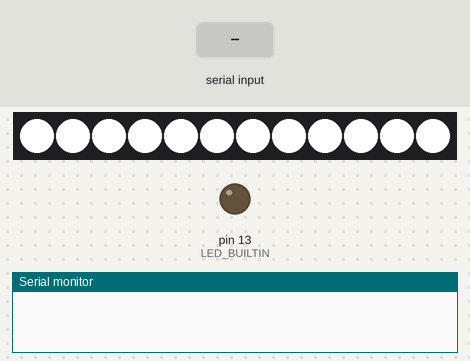
A sketch run on a simulated Arduino Leonardo, built with avr-gcc and run on an emulated ATmega32U4. Parts: 12 RGB LEDs in strip order, left to right, output pins drawn as LEDs (lit = HIGH), the last lines printed to the serial monitor. Inputs (shaded band) come from the test bench. EEPROM starts erased.

Above: at 1.2 s.
1.3 s: "c \n" received over Serial
At 3.1 s:
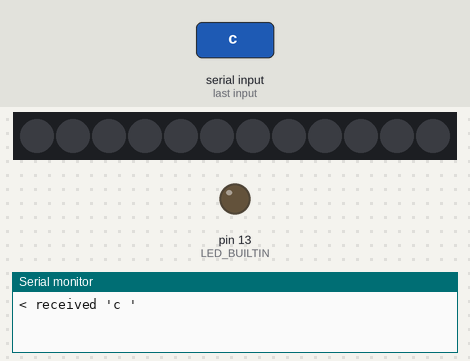
3.5 s: "v1\n" received over Serial
5.0 s: "h\n" received over Serial
Timing chart, 0 to 8.0 s (numbered marks = the images above; inputs shaded):
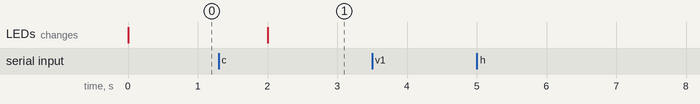

Measured:
- after the input at 1.3 s, the LEDs: change after 0.71 s (image 1)

The sketch:

arduino-led-control.ino
```cpp
/*
   Control LED strip over serial port \w save data to EEPROM.
   See `usageText` (`printUsage` fn) for more detail.
   (based on Keith Lord example sketch)

   @author: qbbr
*/

#include <EEPROM.h>

#define REDUCED_MODES // sketch too big for Arduino Leonardo flash, so invoke reduced modes
#include <WS2812FX.h>

#define LED_COUNT 12
#define LED_PIN 6
#define MAX_NUM_CHARS 16 // maximum number of characters read from the Serial Monitor


#define VOLUME_SAMPLES 20
#define VOLUME_MIN 550
#define VOLUME_MAX 650
#define VOLUME_BRIGHTNESS_MIN 50
#define VOLUME_BRIGHTNESS_MAX 255
#define LEVEL_AMOUNT 20
#define LEVEL_SMOOTH_MODE false

// Parameter 1 = number of pixels in strip
// Parameter 2 = Arduino pin number (most are valid)
// Parameter 3 = pixel type flags, add together as needed:
//   NEO_KHZ800  800 KHz bitstream (most NeoPixel products w/WS2812 LEDs)
//   NEO_KHZ400  400 KHz (classic 'v1' (not v2) FLORA pixels, WS2811 drivers)
//   NEO_GRB     Pixels are wired for GRB bitstream (most NeoPixel products)
//   NEO_RGB     Pixels are wired for RGB bitstream (v1 FLORA pixels, not v2)
//   NEO_RGBW    Pixels are wired for RGBW bitstream (NeoPixel RGBW products)
WS2812FX ws2812fx = WS2812FX(LED_COUNT, LED_PIN, NEO_GRB + NEO_KHZ800);

char cmd[MAX_NUM_CHARS];      // char[] to store incoming serial commands
boolean cmdComplete = false;  // whether the command string is complete

// EEPROM addresses
#define ADDRESS_COLOR_RED 0
#define ADDRESS_COLOR_GREEN 1
#define ADDRESS_COLOR_BLUE 2
#define ADDRESS_MODE 3
#define ADDRESS_BRIGHTNESS 4
#define ADDRESS_SPEED 5 // for int, must be at end

byte currentRedColor; // 0 - 255
byte currentGreenColor;
byte currentBlueColor;
byte currentMode;
byte currentBrightness;
int currentSpeed; // 10 - 65535


void setup() {
  Serial.begin(115200);

  //printAllEEPROM();

  // color
  EEPROM.get(ADDRESS_COLOR_RED, currentRedColor);
  EEPROM.get(ADDRESS_COLOR_GREEN, currentGreenColor);
  EEPROM.get(ADDRESS_COLOR_BLUE, currentBlueColor);

  // mode
  currentMode = EEPROM.read(ADDRESS_MODE);

  if (255 == currentMode) {
    currentMode = FX_MODE_STATIC; // by default
  }

  // brightness
  currentBrightness = EEPROM.read(ADDRESS_BRIGHTNESS);

  // speed
  EEPROM.get(ADDRESS_SPEED, currentSpeed);
  if (currentSpeed < 10) {
    currentSpeed = 1000;
  }


  // init led
  ws2812fx.init();
  ws2812fx.setBrightness(currentBrightness);
  ws2812fx.setSpeed(currentSpeed);
  ws2812fx.setColor(currentRedColor, currentGreenColor, currentBlueColor);
  ws2812fx.setMode(currentMode);
  ws2812fx.start();

  //printModes();
  //printUsage();
  //printVars();
  pinMode(LED_BUILTIN, OUTPUT);
  digitalWrite(LED_BUILTIN, LOW);
}

void loop() {
  ws2812fx.service();

  recvChar(); // read serial cmd

  if (cmdComplete) {
    processCommand();
  }

}

/*
   Checks received command and calls corresponding functions.
*/
void processCommand() {
  if (strncmp(cmd, "h", 1) == 0) {
    printUsage();
  } else if (strncmp(cmd, "v", 1) == 0) {
    printVars();
  } else if (strncmp(cmd, "c ", 2) == 0) {
    String c = String(cmd).substring(2);
    currentRedColor = getValue(c, '.', 0).toInt();
    currentGreenColor = getValue(c, '.', 1).toInt();
    currentBlueColor = getValue(c, '.', 2).toInt();
    EEPROM.update(ADDRESS_COLOR_RED, currentRedColor);
    EEPROM.update(ADDRESS_COLOR_GREEN, currentGreenColor);
    EEPROM.update(ADDRESS_COLOR_BLUE, currentBlueColor);
    ws2812fx.setColor(currentRedColor, currentGreenColor, currentBlueColor);
    //Serial.print(F("Set color to: 0x"));
    //Serial.println(ws2812fx.getColor(), HEX);
  } else if (strncmp(cmd, "m ", 2) == 0) {
    currentMode = atoi(cmd + 2);
    EEPROM.update(ADDRESS_MODE, currentMode);
    ws2812fx.setMode(currentMode);
    //Serial.print(F("Set mode to: "));
    //Serial.print(ws2812fx.getMode());
    //Serial.print(" - ");
    //Serial.println(ws2812fx.getModeName(ws2812fx.getMode()));
  } else if (strncmp(cmd, "b ", 2) == 0) {
    currentBrightness = atoi(cmd + 2);
    //Serial.println(currentBrightness);
    EEPROM.update(ADDRESS_BRIGHTNESS, currentBrightness);
    ws2812fx.setBrightness(currentBrightness);
    //Serial.print(F("Set brightness to: "));
    //Serial.println(ws2812fx.getBrightness());
  } else if (strncmp(cmd, "s ", 2) == 0) {
    currentSpeed = atoi(cmd + 2);
    EEPROM.put(ADDRESS_SPEED, currentSpeed);
    ws2812fx.setSpeed(currentSpeed);
    //Serial.print(F("Set speed to: "));
    //Serial.println(ws2812fx.getSpeed());
  }

  cmd[0] = '\0';       // reset the commandstring
  cmdComplete = false; // reset command complete
}

/*
   Print usage.
*/
const char usageText[] PROGMEM = R"=====(
usage:
 h         - display this help
 v         - print vars (@var: value)
 c <R.G.B> - set color
 m <n>     - set mode
 b <n>     - set brightness
 s <n>     - set speed
)=====";

void printUsage() {
  Serial.println((const __FlashStringHelper *)usageText);
}


/*
   Print all available modes.
*/
//void printModes() {
//  Serial.println(F("Supporting the following modes: "));
//  Serial.println();
//  for (int i = 0; i < ws2812fx.getModeCount(); i++) {
//    Serial.print(i);
//    Serial.print(F("\t"));
//    Serial.println(ws2812fx.getModeName(i));
//  }
//  Serial.println();
//}


/*
   Reads new input from serial to cmd string. Command is completed on \n.
*/
void recvChar(void) {
  static byte index = 0;
  while (Serial.available() > 0 && cmdComplete == false) {
    char rc = Serial.read();
    if (rc != '\n'/* && rc != '\r'*/) {
      if (index < MAX_NUM_CHARS) cmd[index++] = rc;
    } else {
      cmd[index] = '\0'; // terminate the string
      index = 0;
      cmdComplete = true;
      Serial.print("< received '");
      Serial.print(cmd);
      Serial.println("'");
    }
  }
}

/*
   Read all EEPROM data.
 */
//void printAllEEPROM() {
//    int address = 0;
//    byte value;
//
//    while (address < EEPROM.length()) {
//        value = EEPROM.read(address);
//        Serial.print("Address: ");
//        Serial.print(String(address));
//        Serial.print(", value: ");
//        Serial.println(String(value));
//        address++;
//    }
//}

/*
   Print vars for parse them in python.
 */
void printVars() {
  Serial.print(F("@COLOR_RED: "));
  Serial.println(currentRedColor);
  Serial.print(F("@COLOR_GREEN: "));
  Serial.println(currentGreenColor);
  Serial.print(F("@COLOR_BLUE: "));
  Serial.println(currentBlueColor);

  Serial.print(F("@MODE: "));
  Serial.println(currentMode);

  Serial.print(F("@BRIGHTNESS: "));
  Serial.println(currentBrightness);

  Serial.print(F("@SPEED: "));
  Serial.println(currentSpeed);
}

/*
   For splitting RGB color from python.
 */
String getValue(String data, char separator, int index) {
  int found = 0;
  int strIndex[] = { 0, -1 };
  int maxIndex = data.length() - 1;

  for (int i = 0; i <= maxIndex && found <= index; i++) {
    if (data.charAt(i) == separator || i == maxIndex) {
      found++;
      strIndex[0] = strIndex[1] + 1;
      strIndex[1] = (i == maxIndex) ? i + 1 : i;
    }
  }

  return found > index ? data.substring(strIndex[0], strIndex[1]) : "";
}
```
